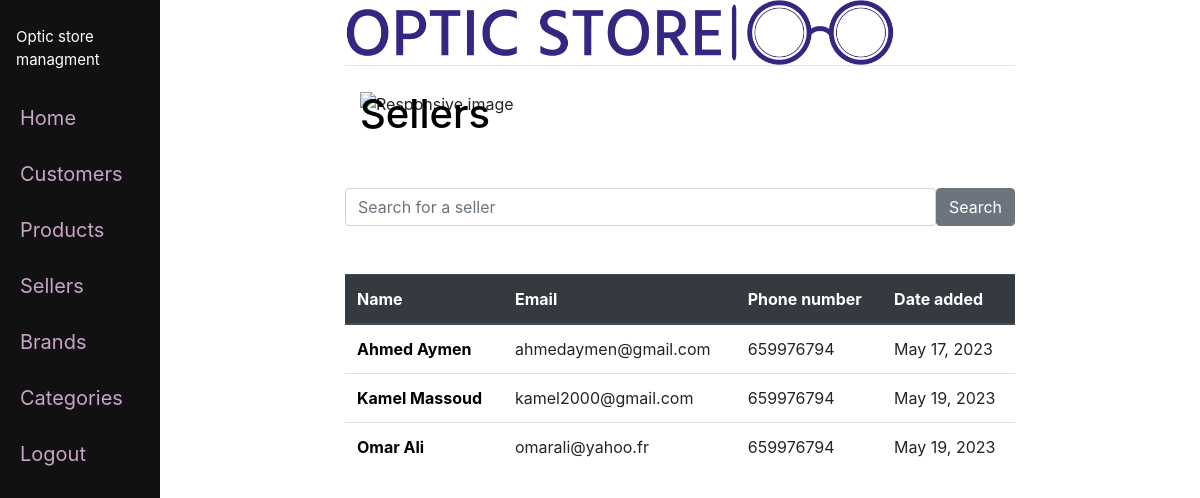
Screenshot of /sellers/ (signed in) with the database file from the repository.
### optic/models.py (models this page shows)
class Seller(models.Model):
    first_sname = models.CharField(max_length=100)
    last_sname = models.CharField(max_length=100)
    added = models.DateField(auto_now_add=True)
    added_by = models.CharField(max_length=30, null=True)
    email = models.EmailField(max_length=100)
    phones_number = models.DecimalField(max_digits=10, decimal_places=0)
    def __str__(self) -> str:
        return (f"{self.first_sname} {self.last_sname}")

### optic/views.py (the view)
# urls.py: path('sellers/', views.viewseller, name='sellers'),
def viewseller(request):
    sellers = Seller.objects.all()
    return render(request, 'sellers.html', {'sellers':sellers})

### optic/templates/sellers.html (shortened to what this page needs)
{% extends 'base.html' %}
{% load static %}
{% block content%}
{% if user.is_authenticated %}
	<div class="container animate">
		<h1 style="position: absolute; text-align: left; color: #000000;">Sellers</h1>
		<img src='{% static "seller.png" %}' style="width: 100%; height: 50px; object-fit: cover;" alt="Responsive image">
	</div>
	<form class="d-flex" method="POST" action="{% url 'search_seller' %}">
	  <input class="form-control me-2" type="search" placeholder="Search for a seller" aria-label="Search" name="searchbar">
	  <button class="btn btn-secondary">Search</button>
	</form>
	<table class="table table-hover">
		<thead class="thead-dark">
		  <tr>
			<th scope="col">Name</th>
			<th scope="col">Email</th>
			<th scope="col">Phone number</th>
			<th scope="col">Date added</th>
		  </tr>
		</thead>
		<tbody>
		{% if sellers %}
			{% for seller in sellers %}
				<tr>
					<th scope="row" class="animate pop delay-1"><a href="/oneseller/{{seller.id}}">{{ seller }}</a></th>
					<td class="animate pop delay-2">{{ seller.email }}</td>
					<td class="animate pop delay-3">{{ seller.phones_number }}</td>
					<td class="animate pop delay-4">{{ seller.added }}</td>
				</tr>
			{% endfor %}
		{% endif %}
		</tbody>
		</table>
{% else %}
<small><a href="/">Login</a> to view this page</small>
{% endif %}
{% endblock %}

### optic/templates/base.html (style rules this page uses)
.animate { animation-duration: 0.5s; animation-name: animate-fade; animation-delay: 0.1s; animation-fill-mode: backwards; }
.animate.pop { animation-name: animate-pop; animation-timing-function: cubic-bezier(.26,.53,.74,1.48); }
.delay-1 { animation-delay: 0.6s; }
.delay-2 { animation-delay: 0.7s; }
.delay-3 { animation-delay: 0.8s; }
.delay-4 { animation-delay: 0.9s; }
.main a { color: rgb(0, 0, 0); }

### rows the page displays
Seller: first_sname+last_sname "Ahmed Aymen", email "ahmedaymen@gmail.com", phones_number "659976794", added "May 17, 2023"
Seller: first_sname+last_sname "Kamel Massoud", email "kamel2000@gmail.com", phones_number "659976794", added "May 19, 2023"
Seller: first_sname+last_sname "Omar Ali", email "omarali@yahoo.fr", phones_number "659976794", added "May 19, 2023"
